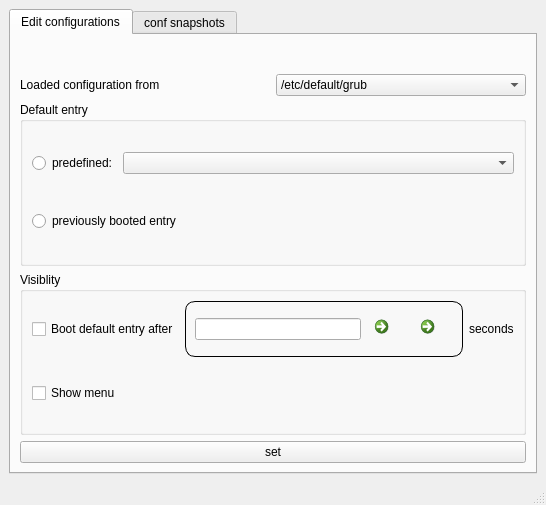
<?xml version="1.0" encoding="UTF-8"?>
<ui version="4.0">
 <class>MainWindow</class>
 <widget class="QMainWindow" name="MainWindow">
  <property name="geometry">
   <rect>
    <x>0</x>
    <y>0</y>
    <width>546</width>
    <height>505</height>
   </rect>
  </property>
  <property name="windowTitle">
   <string>Grub Editor</string>
  </property>
  <widget class="QWidget" name="centralwidget">
   <layout class="QVBoxLayout" name="verticalLayout_2">
    <property name="spacing">
     <number>0</number>
    </property>
    <item>
     <widget class="QTabWidget" name="tabWidget">
      <property name="currentIndex">
       <number>0</number>
      </property>
      <widget class="QWidget" name="edit_configurations">
       <attribute name="title">
        <string>Edit configurations</string>
       </attribute>
       <layout class="QGridLayout" name="gridLayout">
        <item row="0" column="0">
         <layout class="QVBoxLayout" name="verticalLayout">
          <property name="topMargin">
           <number>0</number>
          </property>
          <item>
           <layout class="QHBoxLayout" name="horizontalLayout_6">
            <property name="topMargin">
             <number>30</number>
            </property>
            <item>
             <widget class="QLabel" name="label">
              <property name="text">
               <string>Loaded configuration from</string>
              </property>
             </widget>
            </item>
            <item>
             <widget class="QComboBox" name="comboBox_configurations">
              <item>
               <property name="text">
                <string>/etc/default/grub</string>
               </property>
              </item>
             </widget>
            </item>
           </layout>
          </item>
          <item>
           <layout class="QGridLayout" name="gridLayout_5">
            <property name="topMargin">
             <number>0</number>
            </property>
            <property name="bottomMargin">
             <number>0</number>
            </property>
            <item row="3" column="0">
             <widget class="QPushButton" name="btn_set">
              <property name="text">
               <string>set</string>
              </property>
             </widget>
            </item>
            <item row="0" column="0">
             <widget class="QGroupBox" name="groupBox_2">
              <property name="title">
               <string>Default entry</string>
              </property>
              <layout class="QGridLayout" name="gridLayout_6">
               <item row="0" column="0">
                <layout class="QHBoxLayout" name="horizontalLayout_3">
                 <property name="leftMargin">
                  <number>0</number>
                 </property>
                 <property name="bottomMargin">
                  <number>10</number>
                 </property>
                 <item>
                  <widget class="QRadioButton" name="predefined">
                   <property name="text">
                    <string>predefined:</string>
                   </property>
                  </widget>
                 </item>
                 <item>
                  <widget class="QComboBox" name="comboBox_grub_default">
                   <property name="sizePolicy">
                    <sizepolicy hsizetype="Preferred" vsizetype="Fixed">
                     <horstretch>1</horstretch>
                     <verstretch>0</verstretch>
                    </sizepolicy>
                   </property>
                  </widget>
                 </item>
                </layout>
               </item>
               <item row="1" column="0">
                <widget class="QRadioButton" name="previously_booted_entry">
                 <property name="text">
                  <string>previously booted entry</string>
                 </property>
                </widget>
               </item>
              </layout>
             </widget>
            </item>
            <item row="2" column="0">
             <widget class="QGroupBox" name="groupBox">
              <property name="title">
               <string>Visiblity</string>
              </property>
              <layout class="QGridLayout" name="gridLayout_4">
               <item row="1" column="0">
                <layout class="QHBoxLayout" name="horizontalLayout_2">
                 <property name="bottomMargin">
                  <number>20</number>
                 </property>
                 <item>
                  <widget class="QCheckBox" name="checkBox_show_menu">
                   <property name="text">
                    <string>Show menu</string>
                   </property>
                  </widget>
                 </item>
                </layout>
               </item>
               <item row="0" column="0">
                <layout class="QHBoxLayout" name="horizontalLayout">
                 <property name="leftMargin">
                  <number>0</number>
                 </property>
                 <property name="bottomMargin">
                  <number>20</number>
                 </property>
                 <item>
                  <widget class="QCheckBox" name="checkBox_boot_default_entry_after">
                   <property name="text">
                    <string>Boot default entry after</string>
                   </property>
                  </widget>
                 </item>
                 <item>
                  <widget class="QFrame" name="frame_default_entry">
                   <property name="minimumSize">
                    <size>
                     <width>200</width>
                     <height>0</height>
                    </size>
                   </property>
                   <property name="styleSheet">
                    <string notr="true">.QFrame{border:1px solid #010101;
                                                 border-radius: 10px 10px 10px 10px;}</string>
                   </property>
                   <property name="frameShape">
                    <enum>QFrame::StyledPanel</enum>
                   </property>
                   <property name="frameShadow">
                    <enum>QFrame::Raised</enum>
                   </property>
                   <layout class="QGridLayout" name="gridLayout_3">
                    <property name="topMargin">
                     <number>0</number>
                    </property>
                    <property name="bottomMargin">
                     <number>0</number>
                    </property>
                    <item row="0" column="0">
                     <layout class="QHBoxLayout" name="horizontalLayout_4">
                      <item>
                       <widget class="QLineEdit" name="ledit_grub_timeout"/>
                      </item>
                      <item>
                       <widget class="QCommandLinkButton" name="btn_add">
                        <property name="minimumSize">
                         <size>
                          <width>40</width>
                          <height>0</height>
                         </size>
                        </property>
                        <property name="maximumSize">
                         <size>
                          <width>40</width>
                          <height>40</height>
                         </size>
                        </property>
                        <property name="text">
                         <string/>
                        </property>
                        <property name="icon">
                         <iconset theme="list-add.png">
                          <normaloff>.</normaloff>.</iconset>
                        </property>
                        <property name="iconSize">
                         <size>
                          <width>20</width>
                          <height>20</height>
                         </size>
                        </property>
                       </widget>
                      </item>
                      <item>
                       <widget class="QCommandLinkButton" name="btn_substract">
                        <property name="sizePolicy">
                         <sizepolicy hsizetype="Minimum" vsizetype="Minimum">
                          <horstretch>0</horstretch>
                          <verstretch>0</verstretch>
                         </sizepolicy>
                        </property>
                        <property name="maximumSize">
                         <size>
                          <width>40</width>
                          <height>40</height>
                         </size>
                        </property>
                        <property name="text">
                         <string/>
                        </property>
                        <property name="icon">
                         <iconset theme="list-remove.png">
                          <normaloff>.</normaloff>.</iconset>
                        </property>
                       </widget>
                      </item>
                     </layout>
                    </item>
                   </layout>
                  </widget>
                 </item>
                 <item>
                  <widget class="QLabel" name="label_2">
                   <property name="text">
                    <string>seconds</string>
                   </property>
                  </widget>
                 </item>
                </layout>
               </item>
              </layout>
             </widget>
            </item>
           </layout>
          </item>
         </layout>
        </item>
       </layout>
      </widget>
      <widget class="QWidget" name="conf_snapshots">
       <attribute name="title">
        <string>conf snapshots</string>
       </attribute>
       <layout class="QGridLayout" name="gridLayout_2">
        <item row="0" column="0">
         <layout class="QVBoxLayout" name="VLayout_snapshot">
          <item>
           <widget class="QPushButton" name="btn_create_snapshot">
            <property name="text">
             <string>create a snapshot now</string>
            </property>
           </widget>
          </item>
         </layout>
        </item>
       </layout>
      </widget>
     </widget>
    </item>
   </layout>
  </widget>
  <widget class="QMenuBar" name="menubar">
   <property name="geometry">
    <rect>
     <x>0</x>
     <y>0</y>
     <width>546</width>
     <height>30</height>
    </rect>
   </property>
  </widget>
  <widget class="QStatusBar" name="statusbar"/>
 </widget>
 <resources/>
 <connections/>
</ui>
